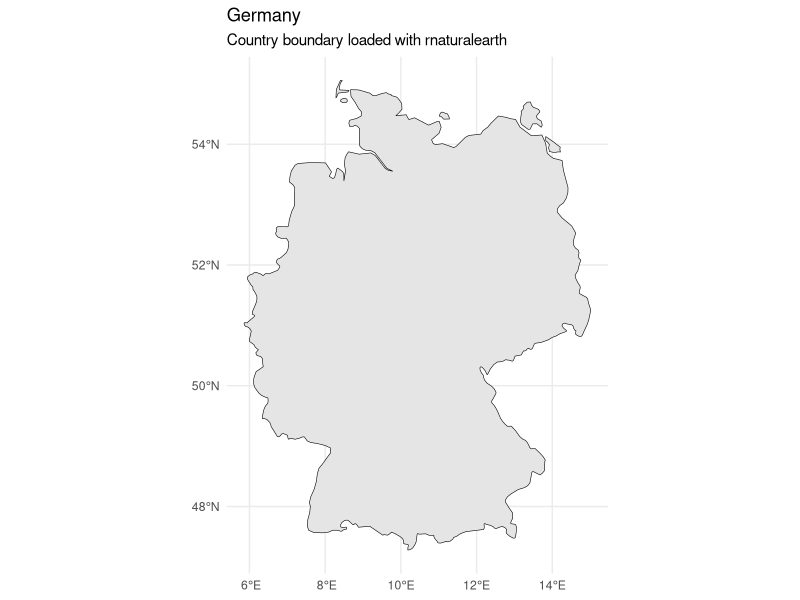

R code for this plot: (Note: this script raises an error after producing the figure.)
## ---- chunk 1
library(sf)
library(tidyverse)
library(ggplot2)
library(rnaturalearth)
library(rnaturalearthdata)
## ---- chunk 2
world <- ne_countries(
  scale = "medium",
  returnclass = "sf"
)

germany <- world |>
  filter(admin == "Germany")
## ---- chunk 3
germany |>
  select(admin, name, continent, pop_est, gdp_md, geometry)
## ---- chunk 4
st_crs(germany)$input
## ---- chunk 5
ggplot() +
  geom_sf(
    data = germany,
    fill = "grey90",
    color = "black"
  ) +
  theme_minimal() +
  labs(
    title = "Germany",
    subtitle = "Country boundary loaded with rnaturalearth"
  )
## ---- chunk 6
cities <- ne_download(
  scale = 10,
  type = "populated_places",
  category = "cultural",
  returnclass = "sf"
)

germany_cities <- cities |>
  filter(ADM0NAME == "Germany")
## ---- chunk 7
germany_cities |>
  select(NAME, POP_MAX) |>
  arrange(desc(POP_MAX)) |>
  head(10)
## ---- chunk 8
ggplot() +
  geom_sf(
    data = germany,
    fill = "grey95",
    color = "black"
  ) +
  geom_sf(
    data = germany_cities,
    size = 0.8,
    alpha = 0.5
  ) +
  theme_minimal() +
  labs(
    title = "German Cities",
    subtitle = "Country boundary and populated places"
  )
## ---- chunk 9
germany_cities_major <- germany_cities |>
  filter(POP_MAX > 500000)
## ---- chunk 10
ggplot() +
  geom_sf(
    data = germany,
    fill = "grey95",
    color = "black"
  ) +
  geom_sf(
    data = germany_cities_major,
    size = 2
  ) +
  theme_minimal() +
  labs(
    title = "Major German Cities",
    subtitle = "Cities with population above 500,000"
  )
